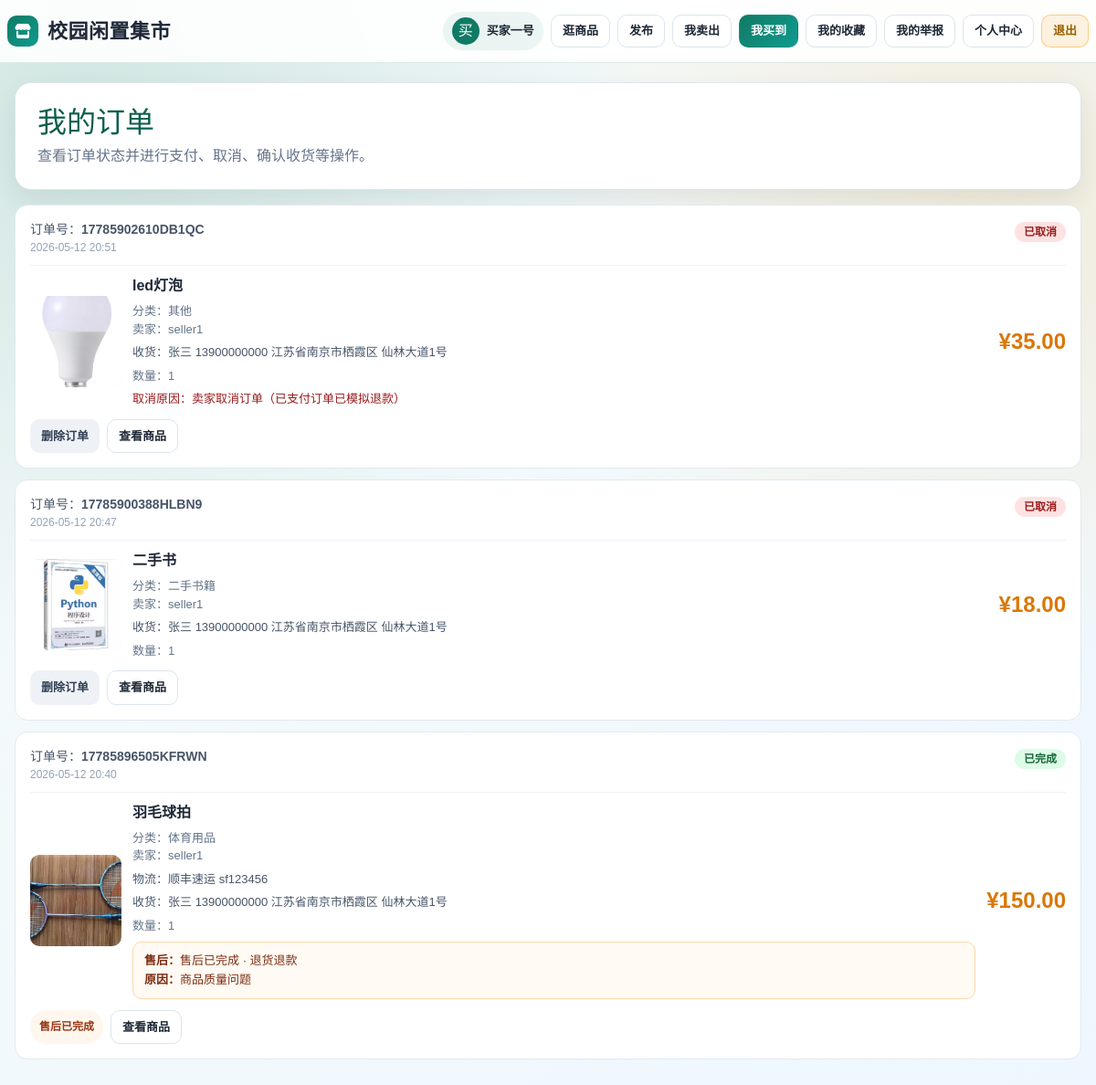
Screenshot of /order/list/ (signed in) with the database file from the repository.
### core/models.py (models this page shows, shortened)
class UserProfile(models.Model):
    user = models.OneToOneField('auth.User', on_delete=models.CASCADE, verbose_name='关联用户')
    nickname = models.CharField(max_length=50, null=True, blank=True, verbose_name='昵称')
    mobile = models.CharField(max_length=11, unique=True, verbose_name='手机号')
    avatar = models.ImageField(upload_to='avatar/', null=True, blank=True, verbose_name='头像')
    school = models.CharField(max_length=50, null=True, blank=True, verbose_name='学校')
    create_time = models.DateTimeField(auto_now_add=True, verbose_name='创建时间')
    class Meta:
        verbose_name = '用户扩展'
        verbose_name_plural = verbose_name

class Order(models.Model):
    STATUS_CHOICES = (
        (0, '待付款'),
        (1, '已付款'),
        (2, '已完成'),
        (3, '已取消'),
    )
    order_no = models.CharField(max_length=32, unique=True, verbose_name='订单号')
    goods = models.ForeignKey(Goods, on_delete=models.CASCADE, verbose_name='关联商品')
    buyer = models.ForeignKey('auth.User', on_delete=models.CASCADE, verbose_name='买家')
    address = models.ForeignKey(Address, on_delete=models.SET_NULL, null=True, blank=True, verbose_name='收货地址')
    quantity = models.PositiveIntegerField(default=1, verbose_name='购买数量')
    amount = models.DecimalField(max_digits=10, decimal_places=2, verbose_name='订单金额')
    PAY_STATUS_UNPAID = 0
    PAY_STATUS_PAID = 1
    PAY_STATUS_CANCELLED = 2
    PAY_STATUS_CHOICES = (
        (PAY_STATUS_UNPAID, '未支付'),
        (PAY_STATUS_PAID, '已支付'),
        (PAY_STATUS_CANCELLED, '已取消'),
    )
    pay_status = models.IntegerField(choices=PAY_STATUS_CHOICES, default=PAY_STATUS_UNPAID, verbose_name='支付状态')
    status = models.IntegerField(choices=STATUS_CHOICES, default=0, verbose_name='订单状态')
    ORDER_STATUS_PENDING = 0
    ORDER_STATUS_PAID = 1
    ORDER_STATUS_PENDING_DELIVERY = 2
    ORDER_STATUS_DELIVERED = 3
    ORDER_STATUS_COMPLETED = 4
    ORDER_STATUS_CANCELLED = 5
    ORDER_STATUS_CHOICES = (
        (ORDER_STATUS_PENDING, '待支付'),
        (ORDER_STATUS_PAID, '已支付'),
        (ORDER_STATUS_PENDING_DELIVERY, '待发货'),
        (ORDER_STATUS_DELIVERED, '已发货'),
        (ORDER_STATUS_COMPLETED, '已完成'),
        (ORDER_STATUS_CANCELLED, '已取消'),
    )
    order_status = models.IntegerField(choices=ORDER_STATUS_CHOICES, default=ORDER_STATUS_PENDING, verbose_name='订单流转状态')
    AFTERSALE_STATUS_NONE = 0
    AFTERSALE_STATUS_REQUESTED = 1
    AFTERSALE_STATUS_APPROVED = 2
    AFTERSALE_STATUS_REJECTED = 3
    AFTERSALE_STATUS_COMPLETED = 4
    AFTERSALE_STATUS_CHOICES = (
        (AFTERSALE_STATUS_NONE, '无售后'),
        (AFTERSALE_STATUS_REQUESTED, '售后申请中'),
        (AFTERSALE_STATUS_APPROVED, '卖家已同意'),
        (AFTERSALE_STATUS_REJECTED, '卖家已拒绝'),
        (AFTERSALE_STATUS_COMPLETED, '售后已完成'),
    )
    AFTERSALE_TYPE_REFUND = 'refund'
    AFTERSALE_TYPE_RETURN_REFUND = 'return_refund'
    AFTERSALE_TYPE_EXCHANGE = 'exchange'
    AFTERSALE_TYPE_REPAIR = 'repair'
    AFTERSALE_TYPE_CHOICES = (
        (AFTERSALE_TYPE_REFUND, '仅退款'),
        (AFTERSALE_TYPE_RETURN_REFUND, '退货退款'),
        (AFTERSALE_TYPE_EXCHANGE, '换货'),
        (AFTERSALE_TYPE_REPAIR, '维修/补发'),
    )
    logistics_no = models.CharField(max_length=128, null=True, blank=True, verbose_name='物流单号')
    logistics_company = models.CharField(max_length=64, null=True, blank=True, verbose_name='物流公司')
    logistics_info = models.CharField(max_length=255, null=True, blank=True, verbose_name='物流信息')
    deliver_time = models.DateTimeField(null=True, blank=True, verbose_name='发货时间')
    confirm_time = models.DateTimeField(null=True, blank=True, verbose_name='确认收货时间')
    cancel_reason = models.TextField(null=True, blank=True, verbose_name='取消原因')
    aftersale_status = models.IntegerField(choices=AFTERSALE_STATUS_CHOICES, default=AFTERSALE_STATUS_NONE, verbose_name='售后状态')
    aftersale_type = models.CharField(max_length=32, choices=AFTERSALE_TYPE_CHOICES, null=True, blank=True, verbose_name='售后类型')
    aftersale_reason = models.TextField(null=True, blank=True, verbose_name='售后原因')
    aftersale_reply = models.TextField(null=True, blank=True, verbose_name='卖家处理说明')
    aftersale_apply_time = models.DateTimeField(null=True, blank=True, verbose_name='售后申请时间')
    aftersale_handle_time = models.DateTimeField(null=True, blank=True, verbose_name='售后处理时间')
    aftersale_finish_time = models.DateTimeField(null=True, blank=True, verbose_name='售后完成时间')
    create_time = models.DateTimeField(auto_now_add=True, verbose_name='创建时间')
    class Meta:
        verbose_name = '订单'
        verbose_name_plural = verbose_name

class Goods(models.Model):
    STATUS_CHOICES = (
        (0, '待上架'),
        (1, '在售'),
        (2, '已售出'),
    )
    title = models.CharField(max_length=100, verbose_name='商品标题')
    price = models.DecimalField(max_digits=10, decimal_places=2, verbose_name='商品价格')
    desc = models.TextField(verbose_name='商品描述')
    image = models.ImageField(upload_to='goods/', null=True, blank=True, verbose_name='商品图片')
    category = models.ForeignKey(Category, on_delete=models.CASCADE, verbose_name='所属分类')
    seller = models.ForeignKey('auth.User', on_delete=models.CASCADE, verbose_name='卖家')
    status = models.IntegerField(choices=STATUS_CHOICES, default=1, verbose_name='商品状态')
    stock = models.PositiveIntegerField(default=1, verbose_name='库存')
    is_sold = models.BooleanField(default=False, verbose_name='已售出')
    ai_description = models.TextField(null=True, blank=True, verbose_name='AI生成描述')
    ai_price_suggestion = models.DecimalField(max_digits=10, decimal_places=2, null=True, blank=True, verbose_name='AI价格建议')
    create_time = models.DateTimeField(auto_now_add=True, verbose_name='创建时间')
    class Meta:
        verbose_name = '二手商品'
        verbose_name_plural = verbose_name

class Category(models.Model):
    name = models.CharField(max_length=50, unique=True, verbose_name='分类名称')
    desc = models.TextField(null=True, blank=True, verbose_name='分类描述')
    create_time = models.DateTimeField(auto_now_add=True, verbose_name='创建时间')
    class Meta:
        verbose_name = '商品分类'
        verbose_name_plural = verbose_name
        ordering = ['-create_time']  # 按创建时间倒序排列

class Address(models.Model):
    user = models.ForeignKey('auth.User', on_delete=models.CASCADE, related_name='addresses', verbose_name='所属用户')
    recipient = models.CharField(max_length=60, verbose_name='收件人')
    phone = models.CharField(max_length=20, verbose_name='联系电话')
    province = models.CharField(max_length=50, null=True, blank=True, verbose_name='省')
    city = models.CharField(max_length=50, null=True, blank=True, verbose_name='市')
    district = models.CharField(max_length=50, null=True, blank=True, verbose_name='区/县')
    detail = models.CharField(max_length=255, verbose_name='详细地址')
    is_default = models.BooleanField(default=False, verbose_name='默认地址')
    create_time = models.DateTimeField(auto_now_add=True, verbose_name='创建时间')
    update_time = models.DateTimeField(auto_now=True, verbose_name='更新时间')
    class Meta:
        verbose_name = '收货地址'
        verbose_name_plural = verbose_name

### core/views.py (the view)
# urls.py: path('order/list/', views.order_list, name='order_list'),
@login_required(login_url='core:login')
def order_list(request):
    orders = Order.objects.filter(buyer=request.user).select_related('goods', 'goods__category', 'goods__seller').order_by('-create_time')
    comment_order_ids = list(Comment.objects.filter(user=request.user, order__in=orders).values_list('order_id', flat=True))
    return render(request, 'core/order_list.html', {'orders': orders, 'comment_order_ids': comment_order_ids})

### core/templates/core/order_list.html (shortened to what this page needs)
{% extends 'core/base.html' %}
{% load static %}
{% block container_class %}order-list-container{% endblock %}
{% block content %}
<div class="order-header-panel">
    <h2 style="margin:0 0 6px;color:#0c5f4e;">我的订单</h2>
    <p style="margin:0;color:#64748b;">查看订单状态并进行支付、取消、确认收货等操作。</p>
</div>
{% if orders %}
    {% for order in orders %}
    <div class="order-card" data-order-id="{{ order.id }}" data-order-no="{{ order.order_no }}">
        <div class="order-top">
            <div>
                <div style="font-size:14px;color:#475569;">订单号：<strong>{{ order.order_no }}</strong></div>
                <div style="font-size:12px;color:#94a3b8;">{{ order.create_time|date:'Y-m-d H:i' }}</div>
            </div>
            <div>
                {% if order.order_status == 4 %}<span class="order-status s-4">已完成</span>{% endif %}
                {% if order.order_status == 5 %}<span class="order-status s-5">已取消</span>{% endif %}
            </div>
        </div>
        <div class="order-body">
            {% if order.goods.image %}
                <img src="{{ order.goods.image.url }}" alt="{{ order.goods.title }}" class="goods-image">
            {% else %}
                <div class="goods-image" style="display:flex;align-items:center;justify-content:center;color:#94a3b8;">暂无图片</div>
            {% endif %}
            <div>
                <div style="font-weight:700; font-size:16px; margin-bottom:6px;">{{ order.goods.title }}</div>
                <div style="color:#64748b; font-size:13px;">分类：{{ order.goods.category.name }}</div>
                <div style="color:#64748b; font-size:13px;">卖家：{{ order.goods.seller.username }}</div>
                {% if order.logistics_company or order.logistics_no %}
                    <div style="margin-top:6px;color:#475569;font-size:13px;">物流：{{ order.logistics_company }} {% if order.logistics_no %}{{ order.logistics_no }}{% endif %}</div>
                {% endif %}
                {% if order.address %}
                    <div style="margin-top:6px;color:#475569;font-size:13px;">收货：{{ order.address.recipient }} {{ order.address.phone }} {{ order.address.province }}{{ order.address.city }}{{ order.address.district }} {{ order.address.detail }}</div>
                {% endif %}
                <div style="margin-top:6px;color:#64748b;font-size:13px;">数量：{{ order.quantity }}</div>
                {% if order.order_status == 5 and order.cancel_reason %}
                    <div style="margin-top:6px;color:#991b1b;font-size:13px;">取消原因：{{ order.cancel_reason }}</div>
                {% endif %}
                {% if order.aftersale_status != 0 %}
                    <div class="after-sale-info">
                        <div><strong>售后：</strong>{{ order.get_aftersale_status_display }}{% if order.aftersale_type %} · {{ order.get_aftersale_type_display }}{% endif %}</div>
                        {% if order.aftersale_reason %}<div><strong>原因：</strong>{{ order.aftersale_reason }}</div>{% endif %}
                    </div>
                {% endif %}
            </div>
            <div class="order-amount">¥{{ order.amount }}</div>
        </div>
        <div class="order-actions">
            {% if order.order_status == 5 %}
                <button class="btn btn-secondary delete-order" data-order-id="{{ order.id }}">删除订单</button>
            {% endif %}
            {% if order.aftersale_status == 4 %}
                <span class="after-sale-status">售后已完成</span>
            {% endif %}
            <a href="{% url 'core:goods_detail' goods_id=order.goods.id %}" class="btn btn-link">查看商品</a>
        </div>
    </div>
    {% endfor %}
{% else %}
<div class="empty-state">
    <p style="color:#64748b;margin-bottom:12px;">你还没有任何订单</p>
    <a href="{% url 'core:goods_list' %}" class="btn" style="width:auto;padding:10px 18px;">去逛商品</a>
</div>
{% endif %}
{% endblock %}

### core/templates/core/base.html (shortened to what this page needs)
<!DOCTYPE html>
<html lang="zh-CN">
<head>
    {% load static %}
    <link href="https://cdn.jsdelivr.net/npm/bootstrap@5.3.0/dist/css/bootstrap.min.css" rel="stylesheet">
    <link rel="stylesheet" href="https://cdnjs.cloudflare.com/ajax/libs/font-awesome/6.0.0/css/all.min.css">
</head>
<body>
    <nav id="siteHeader">
        <div class="nav-container">
            <a class="brand-link" href="{% url 'core:index' %}">
                <span class="brand-logo"><i class="fa-solid fa-store"></i></span>
                <span class="brand-title">校园闲置集市</span>
            </a>
            <div class="nav-right">
                {% url 'core:goods_list' as goods_list_url %}
                {% url 'core:goods_publish' as goods_publish_url %}
                {% url 'core:my_goods' as my_goods_url %}
                {% url 'core:order_list' as order_list_url %}
                {% url 'core:favorite_list' as favorite_list_url %}
                {% url 'core:my_reports' as my_reports_url %}
                {% url 'core:personal_center' as personal_center_url %}
                {% url 'core:logout' as logout_url %}
                {% url 'core:login' as login_url %}
                {% url 'core:register' as register_url %}
                {% if user.is_authenticated %}
                    <a href="{% url 'core:personal_center' %}" class="user-info-link">
                        {% if user.userprofile.avatar %}
                            <img src="{{ user.userprofile.avatar.url }}" alt="头像" class="user-avatar">
                        {% else %}
                            <span class="user-avatar" style="background:#117a65;color:#fff;display:flex;align-items:center;justify-content:center;">
                                {{ user.userprofile.nickname|default:user.username|slice:":1"|upper }}
                            </span>
                        {% endif %}
                        <span class="user-nickname">{{ user.userprofile.nickname|default:user.username }}</span>
                    </a>
                    <a href="{{ goods_list_url }}" class="nav-btn {% if request.path == goods_list_url %}nav-btn-primary{% endif %}">逛商品</a>
                    <a href="{{ goods_publish_url }}" class="nav-btn {% if request.path == goods_publish_url %}nav-btn-primary{% endif %}">发布</a>
                    <a href="{{ my_goods_url }}" class="nav-btn {% if request.path == my_goods_url %}nav-btn-primary{% endif %}">我卖出</a>
                    <a href="{{ order_list_url }}" class="nav-btn {% if request.path == order_list_url %}nav-btn-primary{% endif %}">我买到</a>
                    <a href="{{ favorite_list_url }}" class="nav-btn {% if request.path == favorite_list_url %}nav-btn-primary{% endif %}">我的收藏</a>
                    <a href="{{ my_reports_url }}" class="nav-btn {% if request.path == my_reports_url %}nav-btn-primary{% endif %}">我的举报</a>
                    <a href="{{ personal_center_url }}" class="nav-btn {% if request.path == personal_center_url %}nav-btn-primary{% endif %}">个人中心</a>
                    <a href="{{ logout_url }}" class="nav-btn nav-btn-secondary">退出</a>
                {% endif %}
            </div>
        </div>
    </nav>
    <main class="{% block container_class %}container{% endblock %}">
        {% block content %}{% endblock %}
    </main>
</body>
</html>

### rows the page displays
Order: order_no "17785902610DB1QC", create_time "2026-05-12 20:51", order_status "已取消", goods.image (picture), goods "led灯泡", goods.category.name "其他", goods.seller.username "seller1", address.recipient "张三", address.phone "13900000000", address.province "江苏省", address.city "南京市", address.district "栖霞区", address.detail "仙林大道1号", quantity "1", cancel_reason "卖家取消订单（已支付订单已模拟退款）", amount "35.00"
Order: order_no "17785900388HLBN9", create_time "2026-05-12 20:47", order_status "已取消", goods.image (picture), goods "二手书", goods.category.name "二手书籍", goods.seller.username "seller1", address.recipient "张三", address.phone "13900000000", address.province "江苏省", address.city "南京市", address.district "栖霞区", address.detail "仙林大道1号", quantity "1", amount "18.00"
Order: order_no "17785896505KFRWN", create_time "2026-05-12 20:40", order_status "已完成", goods.image (picture), goods "羽毛球拍", goods.category.name "体育用品", goods.seller.username "seller1", logistics_company "顺丰速运", logistics_no "sf123456", address.recipient "张三", address.phone "13900000000", address.province "江苏省", address.city "南京市", address.district "栖霞区", address.detail "仙林大道1号", quantity "1", aftersale_status "售后已完成", aftersale_type "退货退款", aftersale_reason "商品质量问题", amount "150.00"

### other values shown
{{ user.userprofile.nickname|default:user.username|slice:":1"|upper }} "买"
{{ user.userprofile.nickname|default:user.username }} "买家一号"
